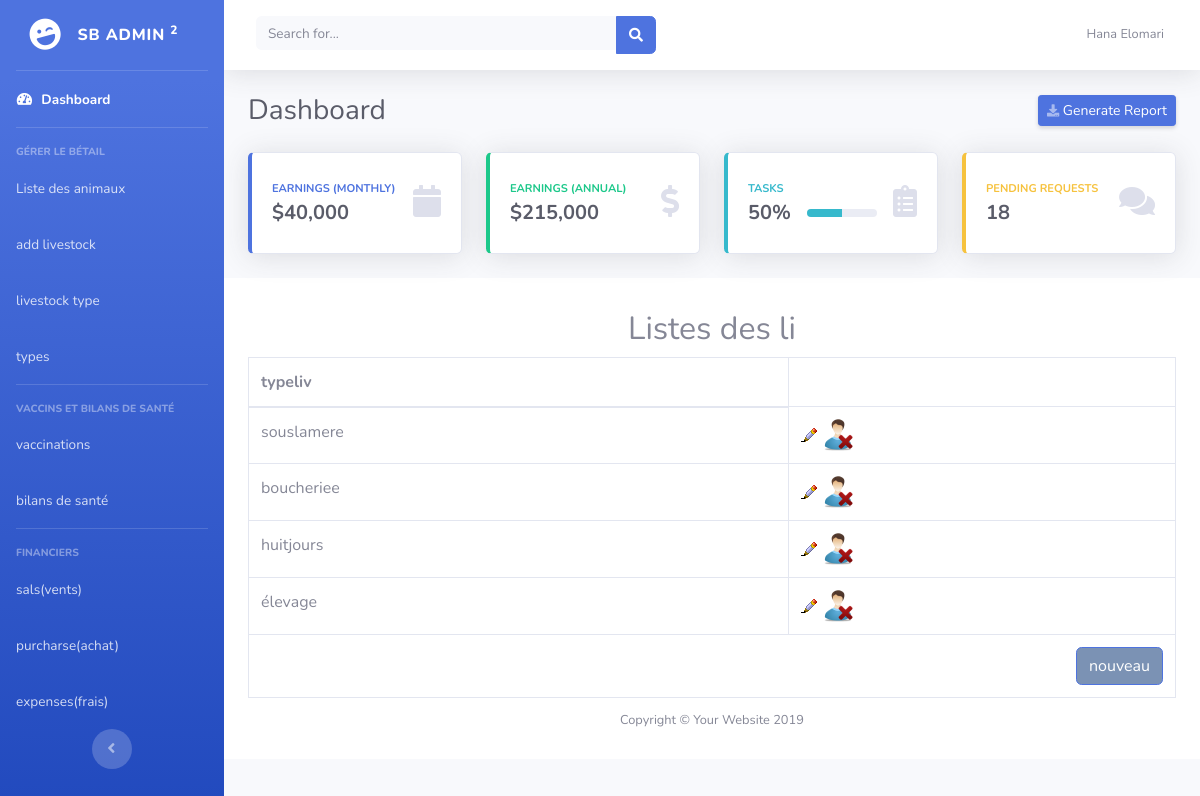
The page /typeLive.php (signed in) on the database its author committed.
### tables this page shows
CREATE TABLE `typeliv` (
  `id` int(40) NOT NULL,
  `type` varchar(40) NOT NULL
);

### typeLive.php (the view, shortened to what this page needs)
<!DOCTYPE html>
<html lang="en">
<head>
  <link href="vendor/fontawesome-free/css/all.min.css" rel="stylesheet" type="text/css">
  <link href="css/sb-admin-2.min.css" rel="stylesheet">
</head>
<body id="page-top">
  <div id="wrapper">
    <ul class="navbar-nav bg-gradient-primary sidebar sidebar-dark accordion" id="accordionSidebar">
      <a class="sidebar-brand d-flex align-items-center justify-content-center" href="index.html">
        <div class="sidebar-brand-icon rotate-n-15">
          <i class="fas fa-laugh-wink"></i>
        </div>
        <div class="sidebar-brand-text mx-3">SB Admin <sup>2</sup></div>
      </a>
      <hr class="sidebar-divider my-0">
      <li class="nav-item active">
        <a class="nav-link" href="index.html">
          <i class="fas fa-fw fa-tachometer-alt"></i>
          <span>Dashboard</span></a>
      </li>
      <hr class="sidebar-divider">
      <div class="sidebar-heading">
        gérer le bétail
      </div>
      <li class="nav-item">
        <a class="nav-link" href="achat.php">
          <span>Liste des animaux</span></a>
      </li>
	  <li class="nav-item">
        <a class="nav-link" href="achat.php">
          <span>add livestock</span></a>
      </li>
	  <li class="nav-item">
        <a class="nav-link" href="achat.php">
          <span>livestock type</span></a>
      </li>
	  <li class="nav-item">
        <a class="nav-link" href="achat.php">
          <span>types</span></a>
      </li>
      <hr class="sidebar-divider">
      <div class="sidebar-heading">
        vaccins et bilans de santé
      </div>
	  <li class="nav-item">
        <a class="nav-link" href="vaccine.php">
          <span>vaccinations</span></a>
      </li>
      <li class="nav-item">
        <a class="nav-link" href="bilans.php">
          <span>bilans de santé</span></a>
      </li>
      <hr class="sidebar-divider">
      <div class="sidebar-heading">
       Financiers
      </div>
	  <li class="nav-item">
        <a class="nav-link" href="vents.php">
          <span>sals(vents)</span></a>
      </li>
      <li class="nav-item">
        <a class="nav-link" href="achat.php">
          <span>purcharse(achat)</span></a>
      </li>
	  <li class="nav-item">
        <a class="nav-link" href="frais.php">
          <span>expenses(frais)</span></a>
      </li>
      <div class="text-center d-none d-md-inline">
        <button class="rounded-circle border-0" id="sidebarToggle"></button>
      </div>
    </ul>
    <div id="content-wrapper" class="d-flex flex-column">
      <div id="content">
        <nav class="navbar navbar-expand navbar-light bg-white topbar mb-4 static-top shadow">
          <form class="d-none d-sm-inline-block form-inline mr-auto ml-md-3 my-2 my-md-0 mw-100 navbar-search">
            <div class="input-group">
              <input type="text" class="form-control bg-light border-0 small" placeholder="Search for..." aria-label="Search" aria-describedby="basic-addon2">
              <div class="input-group-append">
                <button class="btn btn-primary" type="button">
                  <i class="fas fa-search fa-sm"></i>
                </button>
              </div>
            </div>
          </form>
          <ul class="navbar-nav ml-auto">
            <li class="nav-item dropdown no-arrow">
              <a class="nav-link dropdown-toggle" href="#" id="userDropdown" role="button" data-toggle="dropdown" aria-haspopup="true" aria-expanded="false">
                <span class="mr-2 d-none d-lg-inline text-gray-600 small">Hana Elomari</span>
              </a>
            </li>
          </ul>
        </nav>
        <div class="container-fluid">
          <div class="d-sm-flex align-items-center justify-content-between mb-4">
            <h1 class="h3 mb-0 text-gray-800">Dashboard</h1>
            <a href="#" class="d-none d-sm-inline-block btn btn-sm btn-primary shadow-sm"><i class="fas fa-download fa-sm text-white-50"></i> Generate Report</a>
          </div>
          <div class="row">
            <div class="col-xl-3 col-md-6 mb-4">
              <div class="card border-left-primary shadow h-100 py-2">
                <div class="card-body">
                  <div class="row no-gutters align-items-center">
                    <div class="col mr-2">
                      <div class="text-xs font-weight-bold text-primary text-uppercase mb-1">Earnings (Monthly)</div>
                      <div class="h5 mb-0 font-weight-bold text-gray-800">$40,000</div>
                    </div>
                    <div class="col-auto">
                      <i class="fas fa-calendar fa-2x text-gray-300"></i>
                    </div>
                  </div>
                </div>
              </div>
            </div>
            <div class="col-xl-3 col-md-6 mb-4">
              <div class="card border-left-success shadow h-100 py-2">
                <div class="card-body">
                  <div class="row no-gutters align-items-center">
                    <div class="col mr-2">
                      <div class="text-xs font-weight-bold text-success text-uppercase mb-1">Earnings (Annual)</div>
                      <div class="h5 mb-0 font-weight-bold text-gray-800">$215,000</div>
                    </div>
                    <div class="col-auto">
                      <i class="fas fa-dollar-sign fa-2x text-gray-300"></i>
                    </div>
                  </div>
                </div>
              </div>
            </div>
            <div class="col-xl-3 col-md-6 mb-4">
              <div class="card border-left-info shadow h-100 py-2">
                <div class="card-body">
                  <div class="row no-gutters align-items-center">
                    <div class="col mr-2">
                      <div class="text-xs font-weight-bold text-info text-uppercase mb-1">Tasks</div>
                      <div class="row no-gutters align-items-center">
                        <div class="col-auto">
                          <div class="h5 mb-0 mr-3 font-weight-bold text-gray-800">50%</div>
                        </div>
                        <div class="col">
                          <div class="progress progress-sm mr-2">
                            <div class="progress-bar bg-info" role="progressbar" style="width: 50%" aria-valuenow="50" aria-valuemin="0" aria-valuemax="100"></div>
                          </div>
                        </div>
                      </div>
                    </div>
                    <div class="col-auto">
                      <i class="fas fa-clipboard-list fa-2x text-gray-300"></i>
                    </div>
                  </div>
                </div>
              </div>
            </div>
            <div class="col-xl-3 col-md-6 mb-4">
              <div class="card border-left-warning shadow h-100 py-2">
                <div class="card-body">
                  <div class="row no-gutters align-items-center">
                    <div class="col mr-2">
                      <div class="text-xs font-weight-bold text-warning text-uppercase mb-1">Pending Requests</div>
                      <div class="h5 mb-0 font-weight-bold text-gray-800">18</div>
                    </div>
                    <div class="col-auto">
                      <i class="fas fa-comments fa-2x text-gray-300"></i>
                    </div>
                  </div>
                </div>
              </div>
            </div>
          </div>
      </div>
      <footer class="sticky-footer bg-white">
        <div class="container my-auto">
<tr> <td></td> <td>
 <form action='typeLive.php' method='post'>
<?php
$db = new PDO('mysql:host=localhost;dbname=livestock;charset=utf8', 'root', '');
$cat = $db->query("SELECT * FROM typeliv");
echo' <center> <h2> Listes des li </h2> </center>';
 echo '
<table class="table table-bordered" id="dataTable" width="50%" cellspacing="0">
    <thead>
    	<tr  class="dialogTitle1">
        <th>typeliv</th>
        </tr>
    </thead>
    <tbody>';
                  while ($data = $cat->fetch())
                  {
                    echo "<tr>";
				echo "<td>".$data['type']."</td>";
				echo"<td><a href='typeLive.php?action1=edite&id=".$data['id']."'><img src='images/edit.png' alt='' title='' border='0' /></a>
				<a href='typeLive.php?action1=delete&id=".$data['id']."' class='ask'><img src='images/Remove-Male-User.png' alt='' title='' border='0' /></a>
				</td>";
			echo "</tr>";
   } 			echo "<tr><td colspan='5' align='right'><input type='submit' class='btn btn-primary' name='action'style='background-color:#7b92b4' value='nouveau'></td></tr>";
    echo'</tbody>
</table>';
?>
</form>
          <div class="copyright text-center my-auto">
            <span>Copyright &copy; Your Website 2019</span>
          </div>
        </div>
      </footer>
    </div>
  </div>
</body>
</html>

### rows shown on the page
typeliv: type "souslamere"
typeliv: type "boucheriee"
typeliv: type "huitjours"
typeliv: type "élevage"
